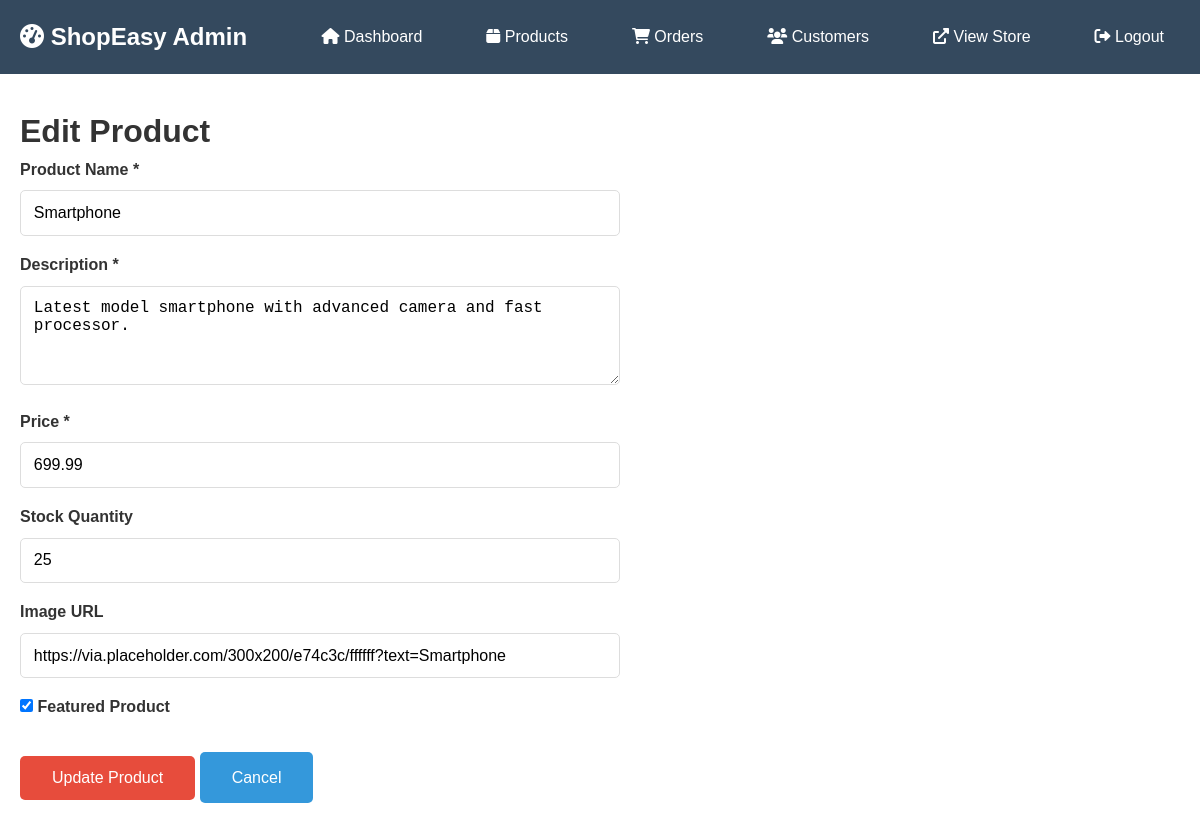
Screenshot of /admin/edit_product.php?id=2 (signed in) with the database file from the repository.
### tables this page shows
CREATE TABLE products (
    id INT AUTO_INCREMENT PRIMARY KEY,
    name VARCHAR(255) NOT NULL,
    description TEXT,
    price DECIMAL(10, 2) NOT NULL,
    stock_quantity INT DEFAULT 0,
    image VARCHAR(255) DEFAULT 'assets/images/placeholder.jpg',
    featured BOOLEAN DEFAULT FALSE,
    created_at TIMESTAMP DEFAULT CURRENT_TIMESTAMP,
    updated_at TIMESTAMP DEFAULT CURRENT_TIMESTAMP ON UPDATE CURRENT_TIMESTAMP
);

### admin/edit_product.php (the view, shortened to what this page needs)
<?php
include '../config/database.php';
$product = null;
$id = isset($_GET['id']) ? (int)$_GET['id'] : 0;
try {
    $stmt = $conn->prepare("SELECT * FROM products WHERE id = ?");
    $stmt->execute([$id]);
    $product = $stmt->fetch(PDO::FETCH_ASSOC);
} catch (Exception $e) {
    $error = 'Error loading product: ' . $e->getMessage();
}
?>
<!DOCTYPE html>
<html lang="en">
<head>
    <link rel="stylesheet" href="../assets/css/style.css">
    <link rel="stylesheet" href="https://cdnjs.cloudflare.com/ajax/libs/font-awesome/6.0.0/css/all.min.css">
</head>
<body>
    <?php include 'includes/admin_header.php'; ?>
    <div class="admin-content">
        <div class="container">
            <h1>Edit Product</h1>
            <?php if ($product): ?>
            <form method="POST" style="max-width: 600px;">
                <div class="form-group">
                    <label for="name">Product Name *</label>
                    <input type="text" id="name" name="name" class="form-control" value="<?php echo htmlspecialchars($product['name']); ?>" required>
                </div>
                <div class="form-group">
                    <label for="description">Description *</label>
                    <textarea id="description" name="description" class="form-control" rows="4" required><?php echo htmlspecialchars($product['description']); ?></textarea>
                </div>
                <div class="form-group">
                    <label for="price">Price *</label>
                    <input type="number" id="price" name="price" class="form-control" step="0.01" min="0" value="<?php echo $product['price']; ?>" required>
                </div>
                <div class="form-group">
                    <label for="stock_quantity">Stock Quantity</label>
                    <input type="number" id="stock_quantity" name="stock_quantity" class="form-control" min="0" value="<?php echo $product['stock_quantity']; ?>">
                </div>
                <div class="form-group">
                    <label for="image">Image URL</label>
                    <input type="text" id="image" name="image" class="form-control" value="<?php echo htmlspecialchars($product['image']); ?>">
                </div>
                <div class="form-group">
                    <label>
                        <input type="checkbox" name="featured" <?php echo $product['featured'] ? 'checked' : ''; ?>> Featured Product
                    </label>
                </div>
                <div style="margin-top: 2rem;">
                    <button type="submit" class="btn btn-primary">Update Product</button>
                    <a href="products.php" class="btn btn-secondary">Cancel</a>
                </div>
            </form>
            <?php endif; ?>
        </div>
    </div>
</body>
</html>

### assets/css/style.css (style rules this page uses)
* { margin: 0; padding: 0; box-sizing: border-box; }
body { font-family: 'Arial', sans-serif; line-height: 1.6; color: #333; }
.container { max-width: 1200px; margin: 0 auto; padding: 0 20px; }
.btn { display: inline-block; padding: 0.8rem 2rem; text-decoration: none; border-radius: 5px; transition: all 0.3s; border: none; cursor: pointer; font-size: 1rem; }
.btn-primary { background: #e74c3c; color: white; }
.btn-secondary { background: #3498db; color: white; }
.form-group { margin-bottom: 1rem; }
.form-group label { display: block; margin-bottom: 0.5rem; font-weight: bold; }
.form-control { width: 100%; padding: 0.8rem; border: 1px solid #ddd; border-radius: 5px; font-size: 1rem; }
.admin-content { padding: 2rem 0; }

### rows the page displays
products: name "Smartphone", description "Latest model smartphone with advanced camera and fast processor.", price "699.99", stock_quantity "25", image "https://via.placeholder.com/300x200/e74c3c/ffffff?text=Smartphone", featured "☑"
